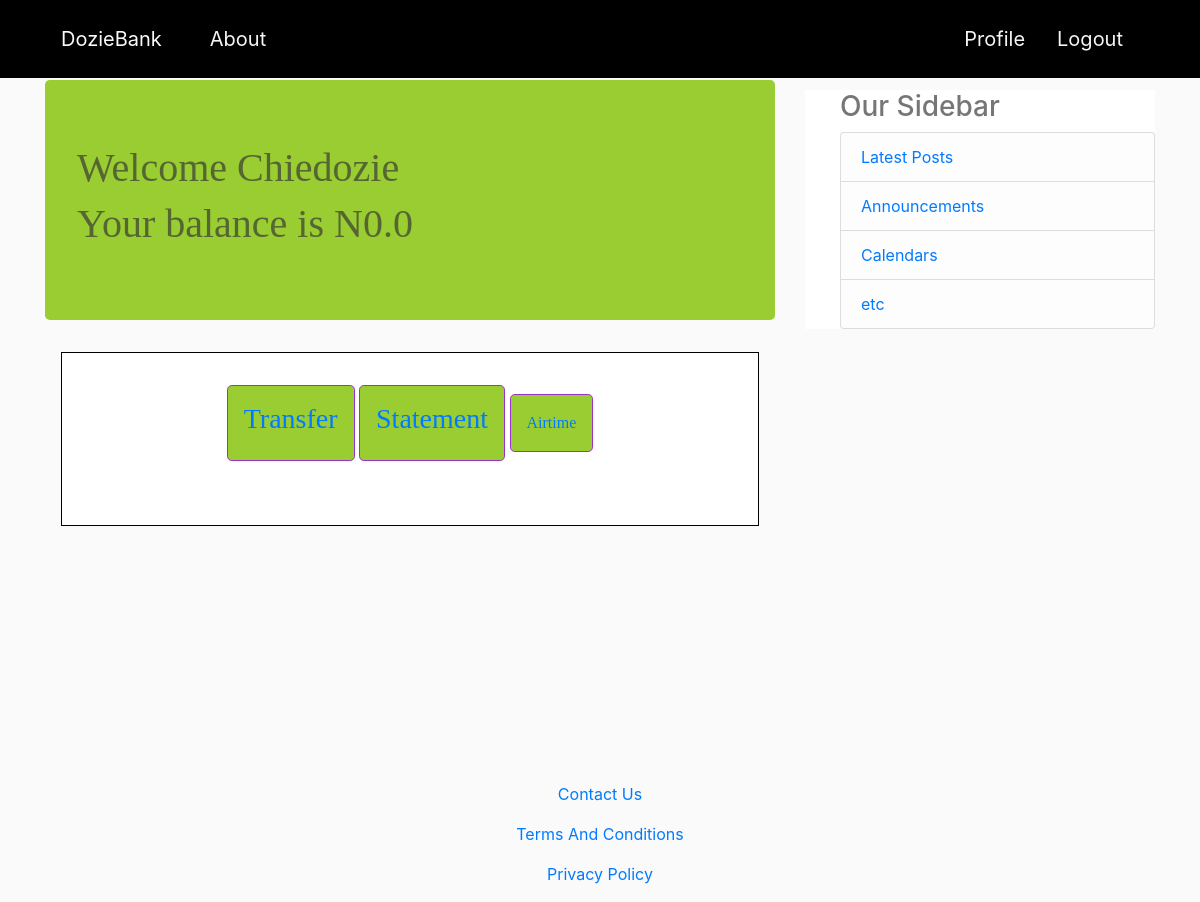
The page /profile (signed in) on the database as committed earlier.
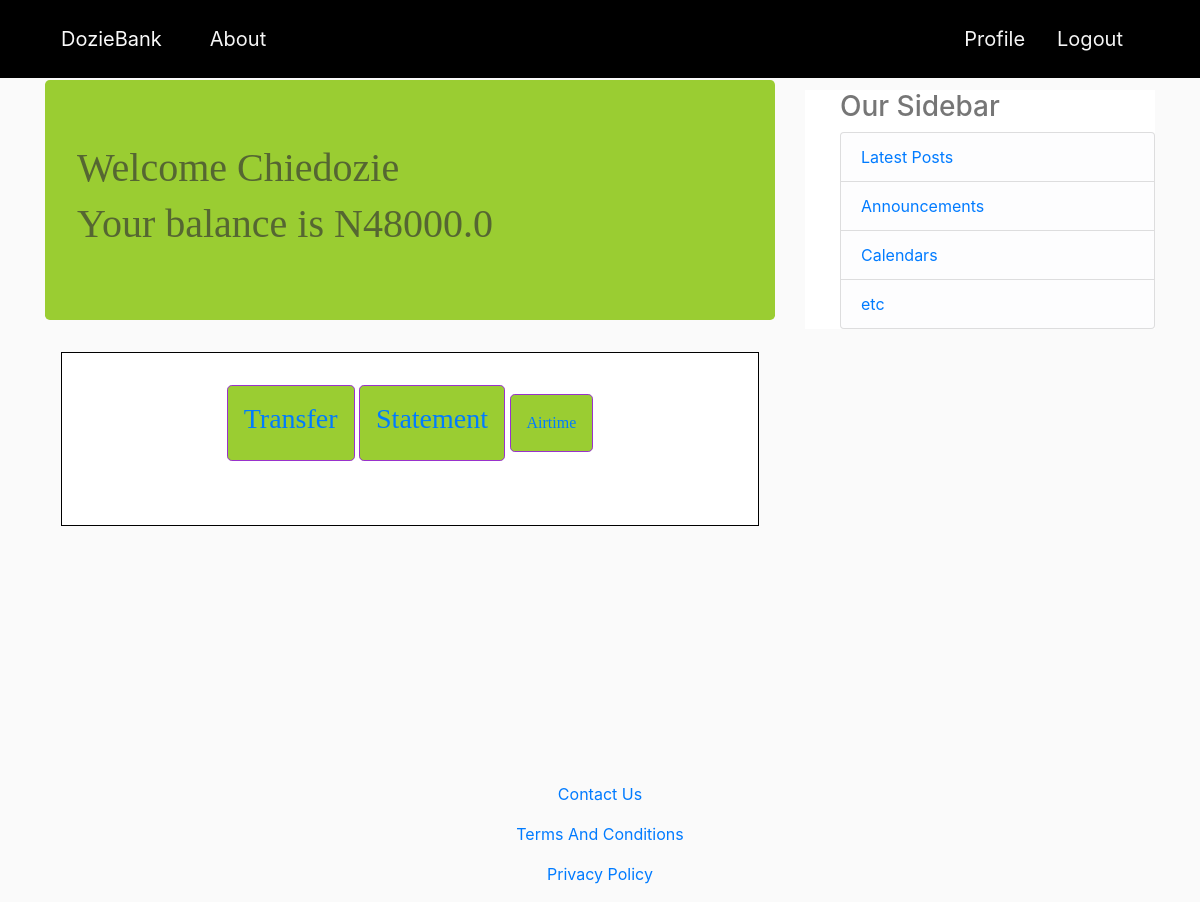
The same page on the database as committed later.
### customers/models.py (models this page shows)
class Customer(AbstractBaseUser, PermissionsMixin):
    email = models.EmailField(unique=True, max_length=200)
    first_name = models.CharField(max_length=100)
    last_name = models.CharField(max_length=100)
    phonenumber = models.CharField(unique=True, max_length=100)
    account_number = models.CharField(max_length=20)
    account_balance = models.FloatField(default=0)
    is_staff = models.BooleanField(default=True)
    is_active = models.BooleanField(default=True)
    is_superuser = models.BooleanField(default=True)
    objects = CustomerManager()
    USERNAME_FIELD = 'email'
    REQUIRED_FIELDS = ['first_name', 'last_name', 'phonenumber']
    class Meta:
        verbose_name = 'Customer'
        verbose_name_plural = 'Customers'

### customers/views.py (the view)
# urls.py: path('profile', customer_views.profile, name='customers_profile'),
@login_required
def profile(request):
    return render(request, 'customers/profile.html')

### customers/templates/customers/profile.html
{% extends 'bankapp/base.html' %}
{% block content %}
    <div class="jumbotron">
        <div class="welcome">
            <h1 class="welcome-text">Welcome {{user.first_name}}</h1>
        </div>
        <div class="account-balance">
            <h1 class="account-balance-text">Your balance is N{{ user.account_balance }}</h1>
        </div>
    </div>
    <div class="trans-type">
        <div id="Transfer" class="jumbotron transaction">
            <a href="{% url 'make_transfer_request' %}" class="transfer"><h3>Transfer</a>
        </div>
        <div id="CheckBalance" class="jumbotron transaction">
            <a href="{% url 'statement' %}"><h3>Statement</h3></a>
        </div>
        <div id="Airtime" class="jumbotron transaction">
            <a href="#" class="airtime-purchase">Airtime</a>
        </div>
    </div>
{% endblock content %}

### bankapp/templates/bankapp/base.html (shortened to what this page needs)
{% load static %}
<!DOCTYPE html>
<html lang="en">
<head>
    <link rel="stylesheet" href="https://cdn.jsdelivr.net/npm/bootstrap@4.0.0/dist/css/bootstrap.min.css">
    <link rel="stylesheet" type="text/css" href="{% static 'bankapp/main.css' %}">
</head>
<body>
    <header class="site-header">
        <nav class="navbar navbar-expand-md navbar-dark bg-steel fixed-top">
            <div class="container">
                <a class="nav-link navbar-brand mr-4 nav-link" href="{% url 'bankapp_home' %}" style="color: #fafafa;">DozieBank</a>
                <div class="collapse navbar-collapse" id="navbarToggle">
                    <div class="navbar-nav mr-auto">
                        <a class="nav-item nav-link" href="{% url 'bankapp_about' %}">About</a>
                    </div>
                    <div class="navbar">
                        {% if user.is_authenticated %}
                            <a class="nav-link nav-item" href="{% url 'customers_profile' %}">Profile</a>
                            <a class="nav-link nav-item" href="{% url 'confirm_logout' %}">Logout</a>
                        {% else %}
                            <a class="nav-item nav-link" href="{% url 'open_account' %}">OpenAccount</a>
                            <a class="nav-item nav-link" href="{% url 'customers_login' %}">Login</a>
                        {% endif %}
                    </div>
                </div>
            </div>
        </nav>
    </header>
    <main role="main" class="container">
        <div class="row">
            <div class="col-md-8">
                {% block content %} {% endblock content %}
            </div>
            <div class="col-md-4">
                <div class="content-section">
                    <h3>Our Sidebar</h3>
                    <ul class="list-group">
                        <li class="list-group-item list-group-item-light"><a href="#">Latest Posts</a></li>
                        <li class="list-group-item list-group-item-light"><a href="#">Announcements</a></li>
                        <li class="list-group-item list-group-item-light"><a href="#">Calendars</a></li>
                        <li class="list-group-item list-group-item-light"><a href="#">etc</a></li>
                    </ul>
                </div>
            </div>
        </div>
    </main>
    <footer role="footer" class="container" style="margin-top: 20%;">
        <div class="text-center">
            <p><a href="#">Contact Us</a></p>
            <p><a href="#">Terms And Conditions</a></p>
            <p><a href="#">Privacy Policy</a></p>
        </div>
    </footer>
</body>
</html>

### bankapp/static/bankapp/main.css (style rules this page uses)
body { background: #fafafa; color:#333333ab; margin-top:5rem; }
.bg-steel { background-color: black; }
.site-header .navbar-nav .nav-link { color: whitesmoke; font-size: 20px; }
.nav-link { color: whitesmoke; font-size: 20px; }
.content-section { background-color: white; padding-left: 10%; margin-top: 10px; border: 3px; }
.jumbotron { background-color:yellowgreen; font-family: 'Times New Roman', Times, serif; }
.trans-type { border: 1px solid black; margin: 1rem; padding: 2rem 2rem; background-color: white; text-align: center; }
.transaction { display: inline-block; border: 1px solid darkorchid; padding: 1rem 1rem; vertical-align: middle; }

Rows that differ between the two databases and show on the page:
changed Customer "Chiedozie": account_balance "0.0" → "48000.0"
